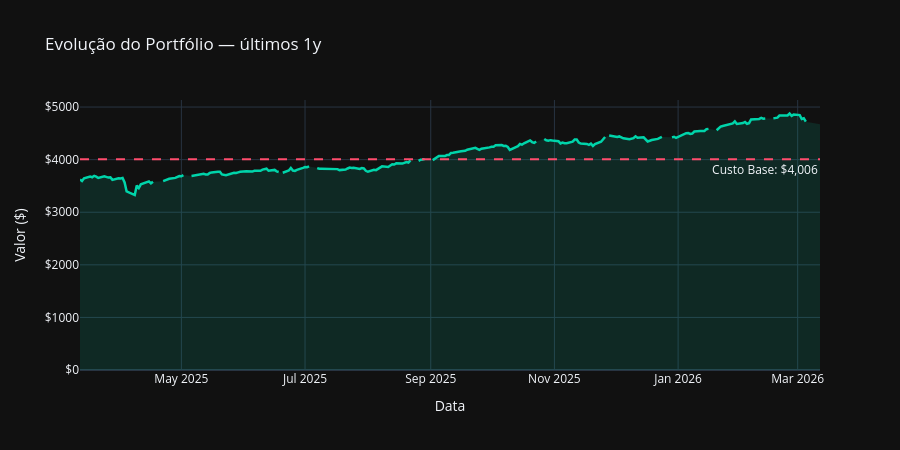

The code cell stored with this chart in its notebook:
### Markdown cell above
## 📈 Célula 5 — Evolução Histórica do Portfólio

### Code cell
# Calcula o valor total do portfólio dia a dia
portfolio_value = pd.Series(0.0, index=prices.index)
for ticker, info in PORTFOLIO.items():
    if ticker in prices.columns:
        portfolio_value += prices[ticker] * info["shares"]

# Linha de referência: valor investido total
custo_base = sum(v["shares"] * v["avg_price"] for v in PORTFOLIO.values())

fig = go.Figure()

fig.add_trace(go.Scatter(
    x=portfolio_value.index,
    y=portfolio_value.values,
    mode="lines",
    name="Valor do Portfólio",
    line=dict(color="#00d4aa", width=2.5),
    fill="tozeroy",
    fillcolor="rgba(0,212,170,0.12)",
))

fig.add_hline(
    y=custo_base,
    line_dash="dash",
    line_color="#ff4d6d",
    annotation_text=f" Custo Base: ${custo_base:,.0f}",
    annotation_position="bottom right",
)

fig.update_layout(
    title=f"Evolução do Portfólio — últimos {PERIODO}",
    xaxis_title="Data",
    yaxis_title="Valor ($)",
    yaxis_tickprefix="$",
    template="plotly_dark",
    hovermode="x unified",
    height=450,
)
fig.show()

### Figure 1 — Plotly figure (JSON) as saved in the notebook; plotly's stock layout.template omitted (floating-point values rounded to 4 significant figures; data arrays with more than 128 entries replaced by an {"elided": "..."} marker saying what was removed)
{"data": [{"fill": "tozeroy", "fillcolor": "rgba(0,212,170,0.12)", "line": {"color": "#00d4aa", "width": 2.5}, "mode": "lines", "name": "Valor do Portfólio", "type": "scatter", "x": {"elided": "258 str values"}, "y": {"elided": "258 float values"}}], "layout": {"annotations": [{"showarrow": false, "text": " Custo Base: $4,006", "x": 1, "xanchor": "right", "xref": "x domain", "y": 4006.0, "yanchor": "top", "yref": "y"}], "height": 450, "hovermode": "x unified", "shapes": [{"line": {"color": "#ff4d6d", "dash": "dash"}, "type": "line", "x0": 0, "x1": 1, "xref": "x domain", "y0": 4006.0, "y1": 4006.0, "yref": "y"}], "title": {"text": "Evolução do Portfólio — últimos 1y"}, "xaxis": {"title": {"text": "Data"}}, "yaxis": {"tickprefix": "$", "title": {"text": "Valor ($)"}}}}
